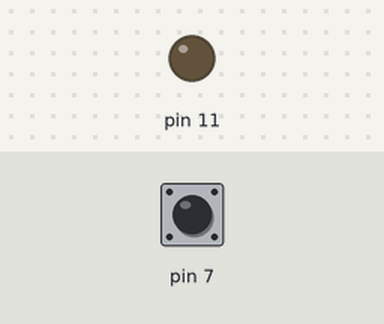
This sketch was run on a simulated Arduino Uno, built with avr-gcc and run on an emulated ATmega328P. Parts: output pins drawn as LEDs (lit = HIGH). Dashed ring = blinking. The inputs (shaded band) are chosen by the test bench; at power-on: pin 7 HIGH.

Above: at 1.2 s.
1.3 s: pin 7 pulled LOW for 3.2 s
At 2.1 s:
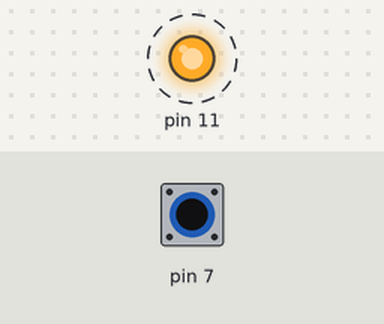
Timing chart, 0 to 5.8 s (numbered marks = the images above; inputs shaded):
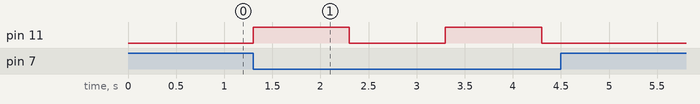

The sketch:

ligarLedBotao.ino
```cpp
void setup()
{
  //Define a porta do led como saida
  pinMode(11, OUTPUT);
  pinMode(7, INPUT_PULLUP);
}

void loop()
{
  int buttonState = digitalRead(7);
  if (buttonState== LOW){
      //Acende o led
      digitalWrite(11, HIGH);

      //Aguarda intervalo de tempo em milissegundos
      delay(1000);

      //Apaga o led
      digitalWrite(11, LOW);

      //Aguarda intervalo de tempo em milissegundos
      delay(1000);
  }
}
```

Measured:
- after the input at 1.3 s, pin 11: alternates HIGH for 1.0 s and LOW for 1.0 s, 4 changes in all, then stays LOW, starting at once
